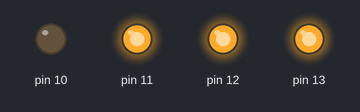
The sketch below on a simulated Arduino Uno, built with avr-gcc and run on an emulated ATmega328P. On the bench: output pins drawn as LEDs (lit = HIGH).

Above: at 0.15 s.
At 0.75 s:
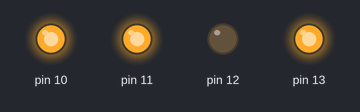
At 1.65 s:
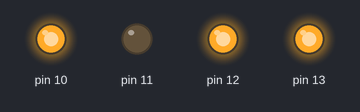
At 2.25 s:
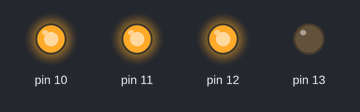
Timing chart, 0 to 3.0 s (numbered marks = the images above):
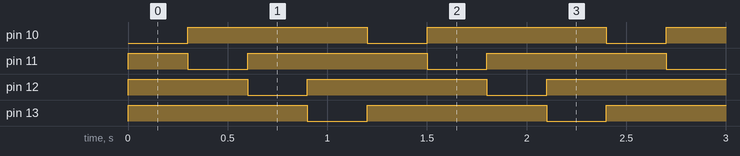

Measured:
- by itself, pin 10, pin 13: alternates HIGH for 0.90 s and LOW for 0.30 s
- by itself, pin 11, pin 12: repeats every 1.2 s: LOW 0.30 s, HIGH 0.90 s
- by itself, everything shown: repeats every 1.2 s, in 4 steps

The sketch:

sketch_oct30b.ino
```cpp
void setup() {
  pinMode(10,OUTPUT);
  pinMode(11,OUTPUT);
  pinMode(12,OUTPUT);
  pinMode(13,OUTPUT);
}

void loop() {
  for(int i=10; i<14; i++)
     if(i-10 == millis()/300 % 4)
         digitalWrite(i,LOW);
     else
         digitalWrite(i,HIGH);
}
```
